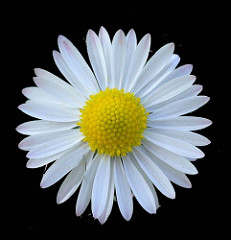
#> input picture VISION/Functions/Flores Aptas/Daisy1.jpg, 231 x 240 px
$ python -i Sunflower.py   (imports and definitions only)
#> lines starting #> are read from the running program, lines starting #| are printed output that depends on the picture; after the words box and inside, x2 and y2 are one past the last pixel; in counts of white or black regions, pixels touching at a corner belong together
#> further down, picture is the input picture: shape (240, 231, 3); mean B, G, R 85.3, 87.4, 82.4
import cv2 as cv
import numpy as np

def SunflowerStatus(img):

    ############################################# Clustering

    #hsv = cv.cvtColor(img, cv.COLOR_BGR2HSV)
    Z = img.reshape((-1, 3))
    # convert to np.float32
    Z = np.float32(Z)
    # define criteria, number of clusters(K) and apply kmeans()
    criteria = (cv.TERM_CRITERIA_EPS + cv.TERM_CRITERIA_MAX_ITER, 10, 1.0)
    K = 2
    ret, label, center = cv.kmeans(Z, K, None, criteria, 10, cv.KMEANS_RANDOM_CENTERS)
#> ret = 175214516.4; center = [[2.78, 5.81, 6.06], [187.1, 188, 176.5]]
    # Now convert back into uint8, and make original image
    center = np.uint8(center)
#> center = [[2, 5, 6], [187, 187, 176]]
    res = center[label.flatten()]
    res2 = res.reshape((img.shape))
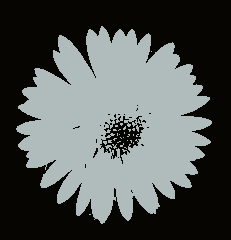
#> res2: shape (240, 231, 3); mean B, G, R 84.8, 86.5, 82.1


    ############################################# Threshold parameters, colour of a petal

    lower = 150
    upper = 255

    ############################################# Kernels

    kernel = np.ones((3, 3), np.uint8)
    kernelo = cv.getStructuringElement(cv.MORPH_ELLIPSE, (4, 4))
    kerneld = cv.getStructuringElement(cv.MORPH_DILATE, (3, 3))
    kernelc = np.ones((4, 4), np.uint8)

    ############################################# Thresholding petals

    gray = cv.cvtColor(res2, cv.COLOR_BGR2GRAY)
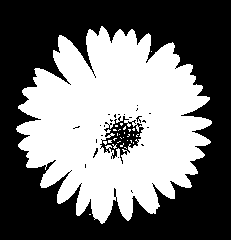
#> gray: shape (240, 231); values 5 (black) and 184 (white), 44.8% white; 28 white regions (27 under 20 px), largest, box (x1, y1, x2, y2) and area: (16, 26, 212, 224) 24696
    mask = cv.inRange(gray, lower, upper)
    #cv.imwrite('mask.jpg', mask)
    # White circle on the center
    center = (round(mask.shape[1]/2),round(mask.shape[0]/2))
#> center = (116, 120)
    radius = round(mask.shape[1]*1/4)#6
#> radius = 58
    color = (255,255,255)
    cv.circle(mask, center, radius, color, thickness=-1, lineType=8, shift=0)
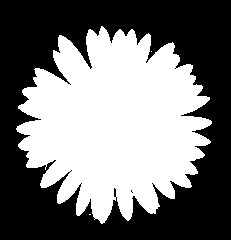
#> mask: shape (240, 231); 46.4% white; 3 white regions (2 under 20 px), largest, box (x1, y1, x2, y2) and area: (16, 26, 212, 224) 25734

    # Opening
    mask_op = cv.morphologyEx(mask, cv.MORPH_OPEN, kernelo)
#> mask_op: shape (240, 231); 46.3% white; 1 white region, box (x1, y1, x2, y2) and area: (18, 28, 213, 224) 25673

    # Closing
    mask_cl = cv.morphologyEx(mask_op, cv.MORPH_CLOSE, kernelc)
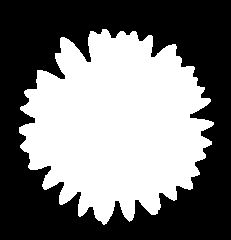
#> mask_cl: shape (240, 231); 47% white; 1 white region, box (x1, y1, x2, y2) and area: (19, 29, 214, 225) 26039
    fixed = mask_op
    # [8 lines of commented-out code are left out]
    fixed_f32 = np.float32(fixed)
#> fixed_f32: shape (240, 231) float32; 46.3% white; 1 white region

    ############################################# Convex Hull

    # Finding Contours
    contours, hierarchy = cv.findContours(fixed, cv.RETR_TREE, cv.CHAIN_APPROX_SIMPLE)
#> contours = 5 contours, 4 with area under 20; largest, box (x1, y1, x2, y2) and area: (18, 28, 213, 224) 25090
    cnt = contours[0]
#> cnt = contour of 658 points, box (x1, y1, x2, y2) (18, 28, 213, 224), area 25090

    # Convex Hull
    hull = cv.convexHull(cnt, returnPoints=False)
#> hull = 31 values, max 657 at index 0, min 0 at index 30, mean 319.5

    # Defects
    defects = cv.convexityDefects(cnt, hull)
#> defects = 25 rows, first 6: [0, 10, 4, 1894], [10, 52, 28, 9881], [53, 106, 80, 9725], [106, 125, 118, 2726], [125, 138, 131, 2297], [138, 167, 155, 5548]
    list_def = []

    # Painting Convex Hull
    for i in range(defects.shape[0]):
        s, e, f, d = defects[i, 0]
        start = tuple(cnt[s][0])
        end = tuple(cnt[e][0])
        far = tuple(cnt[f][0])
        list_def.append(far)
        cv.line(img, start, end, [0, 255, 0], 1)
        cv.circle(img, far, 3, [255, 100, 0], -1)
#> this loop made 25 passes
#> (s, e, f, d, start, end, far) on passes 1 to 12: (0, 10, 4, 1894, (101, 28), (89, 30), (98, 36)), (10, 52, 28, 9881, (89, 30), (60, 36), (91, 69)), (53, 106, 80, 9725, (59, 37), (36, 69), (72, 84)), (106, 125, 118, 2726, (36, 69), (23, 90), (38, 86)), (125, 138, 131, 2297, (23, 90), (19, 106), (30, 99)), (138, 167, 155, 5548, (19, 106), (18, 126), (40, 120)), (168, 183, 177, 2725, (18, 131), (19, 146), (29, 136)), (183, 197, 188, 1806, (19, 146), (27, 166), (29, 152)), (197, 229, 214, 6785, (27, 166), (42, 187), (56, 161)), (230, 267, 247, 7902, (43, 188), (59, 203), (70, 171)), (267, 294, 281, 7336, (59, 203), (78, 215), (81, 183)), (294, 319, 308, 4938, (78, 215), (102, 223), (91, 199))
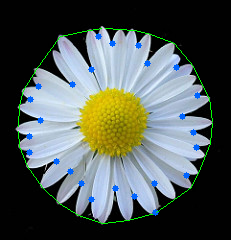
#> img: shape (240, 231, 3); mean B, G, R 86.1, 88.9, 80.3
#> after the loop, list_def = 25 pairs, first value 29 to 197, second value 36 to 212

    ############################################# Harris Corner Detector

    dst = cv.cornerHarris(fixed_f32, 2, 3, 0.08)#(fixed_f32, 2, 3, 0.07)

    # result is dilated for marking the corners
    dst = cv.dilate(dst, None)
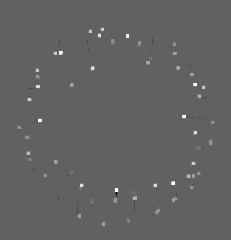
#> dst: shape (240, 231) float32; min -338260032, max 547195072, mean 3106599.5; drawn with min black and max white

    # Threshold for an optimal value, it may vary depending on the image.
    img[dst > 0.01 * dst.max()] = [0, 0, 255]
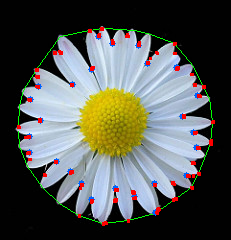
#> img: shape (240, 231, 3); 1.82% of pixels changed, all inside (x1, y1, x2, y2) = (17, 27, 215, 226)
    corners = []

    for i in range(img.shape[1]):
        for j in range(img.shape[0]):
            if (img.item(j,i,2)==255):
                corners.append([i,j])

    ############################################# Properties

    # Area of contour
    area = cv.contourArea(cnt)
#> area = 25090

    # Perimeter of contour
    perimeter = cv.arcLength(cnt, True)
#> perimeter = 1379.9

    # Aspect Ratio
    x, y, w, h = cv.boundingRect(cnt)
#> x = 18; y = 28; w = 195; h = 196

    if h>w:
        aspect_ratio = float(w) / h
#> aspect_ratio = 0.995
    else:
        if h < w:
            aspect_ratio = float(h) / w
        else:
            aspect_ratio = 0

    # Extent
    rect_area = w * h
#> rect_area = 38220
    extent = float(area) / rect_area
#> extent = 0.656

    #Solidity
    hull = cv.convexHull(cnt)
#> hull = contour of 31 points, box (x1, y1, x2, y2) (18, 28, 213, 224), area 29628
    hull_area = cv.contourArea(hull)
#> hull_area = 29628.5
    solidity = float(area) / hull_area
#> solidity = 0.847
    perfect_extent = 0.7853981633975
    #print('Extent', extent)
    #print('aspect_ratio', aspect_ratio)
    #print('Solidity',solidity)
    factor = 25
    Health = (extent/perfect_extent)*0.3 + aspect_ratio*0.5 + solidity*0.2
#> Health = 0.918
    #print('Health',Health)

    #Leaf Density: number of petals per 90º
    leafNum = round((len(list_def))*1 + (len(corners)/factor)*0)
#> leafNum = 25
    leafDens = round(leafNum/(2*3.14159265359))
#> leafDens = 4
    #print('leafNum', leafNum)
    #print('leafDens per Radian', leafDens)

    ############################################# Show the image

    """cv.imshow("img", img)
    #cv.imshow("hsv", hsv)
    cv.imshow("res2", res2)
    cv.imshow("mask", mask)
    cv.imshow("mask_op", mask_op)
    cv.imshow("closing", mask_cl)
    k = cv.waitKey(0)
    cv.imwrite('SunFlowerProc.jpg', img)"""

    return int(Health*100), leafDens

>>> import cv2
>>> picture = cv2.imread('Flores Aptas/Daisy1.jpg')
>>> result = SunflowerStatus(picture)
#> result = (91, 4)

$ run again, on VISION/Functions/Flores Aptas/Daisy2.jpg
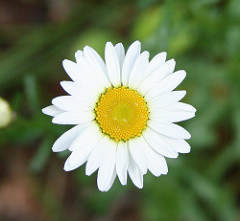
#> input picture VISION/Functions/Flores Aptas/Daisy2.jpg, 240 x 221 px
#> picture is the input picture: shape (221, 240, 3); mean B, G, R 90.3, 125.8, 113.9
#> in SunflowerStatus, `ret, label, center = cv.kmeans(Z, K, None, criteria, 10, cv.KMEANS_RAN..`: ret = 143304415.5; center = [[236, 240.1, 234.1], [42.42, 88.26, 74.41]]
#> in SunflowerStatus, `center = np.uint8(center)`: center = [[236, 240, 234], [42, 88, 74]]
#> in SunflowerStatus, `gray = cv.cvtColor(res2, cv.COLOR_BGR2GRAY)`:
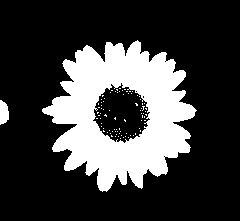
#> gray: shape (221, 240); values 79 (black) and 238 (white), 24.7% white; 84 white regions (82 under 20 px), largest, box (x1, y1, x2, y2) and area: (42, 40, 197, 192) 12804, (0, 100, 9, 125) 176
#> mask_op: shape (221, 240); 29.1% white; 2 white regions, box (x1, y1, x2, y2) and area: (43, 41, 197, 192) 15263, (0, 101, 10, 125) 198
#> mask_cl: shape (221, 240); 29.4% white; 2 white regions, box (x1, y1, x2, y2) and area: (44, 42, 198, 193) 15355, (0, 102, 11, 126) 222
#> fixed_f32: shape (221, 240) float32; 29.1% white; 2 white regions
#> contours = 3 contours, 1 with area under 20; largest, box (x1, y1, x2, y2) and area: (43, 41, 197, 192) 14927, (0, 101, 10, 125) 170
#> cnt = contour of 19 points, box (x1, y1, x2, y2) (0, 101, 10, 125), area 170
#> in SunflowerStatus, `hull = cv.convexHull(cnt, returnPoints=False)`: hull = [18, 16, 15, 13, 11, 10, 6, 2, 1, 0]
#> defects = [[2, 6, 3, 114], [6, 10, 8, 181], [11, 13, 12, 201], [13, 15, 14, 114], [16, 18, 17, 142]]
#> the loop in SunflowerStatus, `for i in range(defects.shape[0]):` made 5 passes
#> (s, e, f, d, start, end, far) on passes 1 to 5: (2, 6, 3, 114, (2, 124), (6, 122), (3, 123)), (6, 10, 8, 181, (6, 122), (9, 119), (7, 120)), (11, 13, 12, 201, (9, 111), (8, 106), (8, 110)), (13, 15, 14, 114, (8, 106), (7, 104), (7, 105)), (16, 18, 17, 142, (6, 103), (3, 101), (5, 103))
#> after the loop in SunflowerStatus, `for i in range(defects.shape[0]):`: list_def = [(3, 123), (7, 120), (8, 110), (7, 105), (5, 103)]
#> in SunflowerStatus, `img[dst > 0.01 * dst.max()] = [0, 0, 255]`:
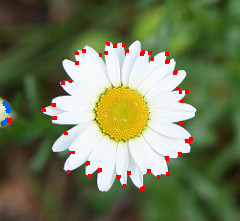
#> img: shape (221, 240, 3); mean B, G, R 88.5, 123.4, 114.9
#> area = 169.5
#> perimeter = 58.73
#> x = 0; y = 101; w = 10; h = 24
#> aspect_ratio = 0.417
#> rect_area = 240
#> extent = 0.706
#> in SunflowerStatus, `hull = cv.convexHull(cnt)`: hull = contour of 10 points, box (x1, y1, x2, y2) (0, 101, 10, 125), area 176
#> hull_area = 175.5
#> solidity = 0.966
#> Health = 0.671
#> leafNum = 5
#> leafDens = 1
#> result = (67, 1)

$ run again, on VISION/Functions/Flores Aptas/Daisy3.jpg
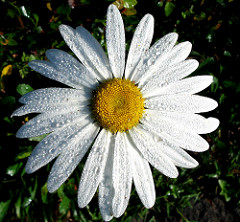
#> input picture VISION/Functions/Flores Aptas/Daisy3.jpg, 240 x 222 px
#> picture is the input picture: shape (222, 240, 3); mean B, G, R 90.9, 101.7, 97.7
#> in SunflowerStatus, `ret, label, center = cv.kmeans(Z, K, None, criteria, 10, cv.KMEANS_RAN..`: ret = 245424984.1; center = [[195.2, 200.9, 197.9], [12.78, 27.39, 22.67]]
#> in SunflowerStatus, `center = np.uint8(center)`: center = [[195, 200, 197], [12, 27, 22]]
#> in SunflowerStatus, `gray = cv.cvtColor(res2, cv.COLOR_BGR2GRAY)`:
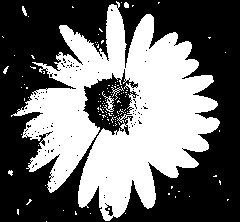
#> gray: shape (222, 240); values 24 (black) and 199 (white), 42.8% white; 115 white regions (108 under 20 px), largest, box (x1, y1, x2, y2) and area: (11, 1, 220, 221) 22323, (102, 91, 114, 112) 82, (111, 86, 124, 100) 40
#> mask_op: shape (222, 240); 45.3% white; 3 white regions, box (x1, y1, x2, y2) and area: (18, 5, 221, 222) 24092, (58, 55, 64, 61) 28, (125, 3, 130, 9) 24
#> mask_cl: shape (222, 240); 46% white; 2 white regions, box (x1, y1, x2, y2) and area: (19, 6, 222, 222) 24496, (126, 4, 131, 10) 24
#> fixed_f32: shape (222, 240) float32; 45.3% white; 3 white regions
#> contours = 13 contours, 12 with area under 20; largest, box (x1, y1, x2, y2) and area: (18, 5, 221, 222) 23439
#> cnt = contour of 10 points, box (x1, y1, x2, y2) (58, 55, 64, 61), area 19
#> in SunflowerStatus, `hull = cv.convexHull(cnt, returnPoints=False)`: hull = [9, 8, 6, 4, 3, 2, 0]
#> defects = [[0, 2, 1, 114], [4, 6, 5, 114], [6, 8, 7, 114]]
#> the loop in SunflowerStatus, `for i in range(defects.shape[0]):` made 3 passes
#> (s, e, f, start, end, far) on passes 1 to 3: (0, 2, 1, (60, 55), (58, 56), (59, 56)), (4, 6, 5, (59, 59), (61, 60), (60, 59)), (6, 8, 7, (61, 60), (63, 59), (62, 59))
#> after the loop in SunflowerStatus, `for i in range(defects.shape[0]):`: list_def = [(59, 56), (60, 59), (62, 59)]
#> in SunflowerStatus, `img[dst > 0.01 * dst.max()] = [0, 0, 255]`:
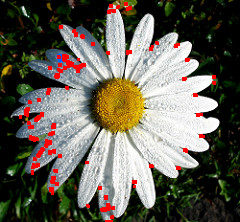
#> img: shape (222, 240, 3); mean B, G, R 86.8, 97.5, 101.8
#> area = 19
#> perimeter = 17.66
#> x = 58; y = 55; w = 6
#> rect_area = 36
#> extent = 0.528
#> in SunflowerStatus, `hull = cv.convexHull(cnt)`: hull = [[63, 55], [63, 59], [61, 60], [59, 59], [58, 58], [58, 56], [60, 55]]
#> hull_area = 20.5
#> solidity = 0.927
#> Health = 0.387
#> leafNum = 3
#> leafDens = 0
#> result = (38, 0)
